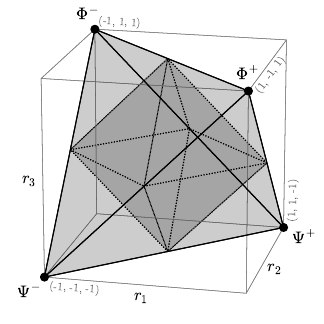

Generate this figure with Python:
import matplotlib.pyplot as plt
import matplotlib
from mpl_toolkits.mplot3d.art3d import Poly3DCollection
import numpy as np

matplotlib.rcParams['mathtext.fontset'] = 'cm'
matplotlib.rcParams['font.family'] = 'cmu serif'

# Define the vertices of a tetrahedron
vertices_t = np.array([[-1, -1, -1], [-1, 1, 1], [1, -1, 1], [1, 1, -1]])
vertices_cu = np.array([[1, 1, 1], [-1, 1, 1], [-1, -1, 1], [1, -1, 1], [1, 1, -1], [-1, 1, -1], [-1, -1, -1], [1, -1, -1]])
vertices_oc = np.array([[ 1,  0,  0], [-1,  0,  0], [ 0,  1,  0], [ 0, -1,  0], [ 0,  0,  1], [ 0,  0, -1]])

# Define the faces of the tetrahedron by the vertices
faces_t = [[vertices_t[j] for j in face] for face in [[0, 1, 2], [0, 1, 3], [0, 2, 3], [1, 2, 3]]]
faces_oc = [[vertices_oc[j] for j in face] for face in [[0, 2, 4], [0, 3, 4], [1, 2, 4], [1, 3, 4], [0, 2, 5], [0, 3, 5], [1, 2, 5], [1, 3, 5]]]
faces_oc2 = [[vertices_oc[j] for j in face] for face in [[0, 1, 2, 3], [0, 1, 4, 5], [2, 3, 4, 5]]]
faces_cu = [[vertices_cu[j] for j in face] for face in [[0, 1, 2, 3], [4, 5, 6, 7], [0, 3, 7, 4], [1, 2, 6, 5], [0, 1, 5, 4], [2, 3, 7, 6]]]


# Plot the tetrahedron
fig = plt.figure(figsize= [4.24, 4.24], tight_layout= {'pad': 0})
ax = fig.add_subplot(111, projection='3d')

label = [r'$\Psi^{-}$', r'$\Phi^{-}$', r'$\Phi^{+}$', r'$\Psi^{+}$']
#label = ["A", "B", "C", "D"]
label_r = [r'$r_{1}$', r'$r_{2}$', r'$r_{3}$']
fs = 12

lw_scale = 0.75
# Draw the faces
ax.add_collection3d(Poly3DCollection(faces_cu, facecolors=None, linewidth=1* lw_scale, ls= '-', lw= 0.5 * lw_scale, edgecolors='gray', alpha=0), zs= 0)
ax.add_collection3d(Poly3DCollection(faces_oc, facecolors='black', linewidth=1* lw_scale, edgecolors='black', ls= ":",  alpha=0.1), zs= 1)
#ax.add_collection3d(Poly3DCollection(faces_oc2, facecolors='black', linewidth=0, edgecolors='black', ls= "",  alpha=0.1), zs= 1)
ax.add_collection3d(Poly3DCollection(faces_t, facecolors='black', linewidth=1* lw_scale, edgecolors='black', alpha=0.1), zs= 2)
ax.scatter(vertices_t[:, 0], vertices_t[:, 1], vertices_t[:, 2], color='black', s=30, depthshade=False)

# Add labels next to the vertices
f_0 = [1.11, 1.1, 1.04, 1.2]
f_1 = [1.13, 1.12, 1.2, 1.18]
f_2 = [1.14, 1.1, 1.2, 1.18]
for i, txt in enumerate(label):
    ax.text(vertices_t[i, 0] * f_0[i], vertices_t[i, 1] * f_1[i], vertices_t[i, 2] *f_2[i], txt, size=fs, zorder=1, ha="center", va="center", color='black')

vertices_cor = np.array([[-0.95, -1, -1.04], [-0.96, 1, 1], [1.1, -0.4, 1], [1.04, 1, -0.94]])
cor = ['(-1, -1, -1)', '(-1, 1, 1)', '(1, -1, 1)', '(1, 1, -1)']
or_h = ['left', 'left', 'center', 'left']
or_v = ['top', 'bottom', 'center', 'bottom']
dir = ['x', 'x', 'y', 'z']
for i, txt in enumerate(cor):
    ax.text(vertices_cor[i, 0], vertices_cor[i, 1], vertices_cor[i, 2], txt, size=fs-4, zorder=1, ha=or_h[i], va=or_v[i], zdir= dir[i], color='dimgray')

pos = [[0, -1.1, -1.1], [1.1, 0, -1.1], [-1.1, -1.1, 0]]
for i, txt in enumerate(label_r):
    ax.text(*pos[i], txt, size=fs, zorder=1, ha="center", va="center", color='black')

# Set the aspect ratio for the plot to be equal
ax.set_box_aspect([1, 1, 1])

ax.set_axis_off()
ax.grid(None)
lim = 1.25
ax.set_xlim([-lim, lim])
ax.set_ylim([-lim, lim])
ax.set_zlim([-lim, lim])

ax.view_init(elev=17, azim=-77)
plt.savefig("tetrahedron.pdf", format="pdf", bbox_inches='tight', pad_inches=-0.5)
plt.show()